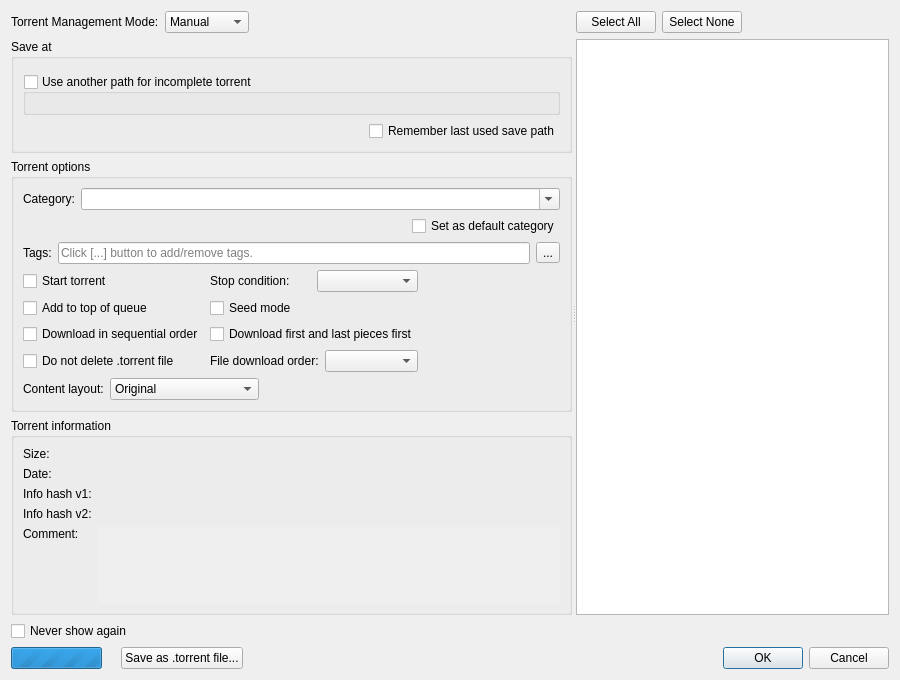
<?xml version="1.0" encoding="UTF-8"?>
<ui version="4.0">
 <class>AddNewTorrentDialog</class>
 <widget class="QDialog" name="AddNewTorrentDialog">
  <property name="geometry">
   <rect>
    <x>0</x>
    <y>0</y>
    <width>900</width>
    <height>680</height>
   </rect>
  </property>
  <layout class="QVBoxLayout" name="AddNewTorrentDialogLayout">
   <item>
    <widget class="QScrollArea" name="scrollArea_2">
     <property name="frameShape">
      <enum>QFrame::Shape::NoFrame</enum>
     </property>
     <property name="sizeAdjustPolicy">
      <enum>QAbstractScrollArea::SizeAdjustPolicy::AdjustToContents</enum>
     </property>
     <property name="widgetResizable">
      <bool>true</bool>
     </property>
     <widget class="QWidget" name="scrollAreaWidgetContents_2">
      <property name="geometry">
       <rect>
        <x>0</x>
        <y>0</y>
        <width>882</width>
        <height>598</height>
       </rect>
      </property>
      <layout class="QVBoxLayout" name="verticalLayout_6">
       <property name="leftMargin">
        <number>0</number>
       </property>
       <property name="topMargin">
        <number>0</number>
       </property>
       <property name="rightMargin">
        <number>0</number>
       </property>
       <property name="bottomMargin">
        <number>0</number>
       </property>
       <item>
        <widget class="QSplitter" name="splitter">
         <property name="orientation">
          <enum>Qt::Orientation::Horizontal</enum>
         </property>
         <property name="childrenCollapsible">
          <bool>false</bool>
         </property>
         <widget class="QFrame" name="torrentoptionsFrame">
          <layout class="QVBoxLayout" name="mainlayout_addui">
           <property name="leftMargin">
            <number>0</number>
           </property>
           <property name="topMargin">
            <number>0</number>
           </property>
           <property name="rightMargin">
            <number>0</number>
           </property>
           <property name="bottomMargin">
            <number>0</number>
           </property>
           <item>
            <layout class="QHBoxLayout" name="managementLayout">
             <item>
              <widget class="QLabel" name="labelTorrentManagementMode">
               <property name="text">
                <string>Torrent Management Mode:</string>
               </property>
              </widget>
             </item>
             <item>
              <widget class="QComboBox" name="comboTMM">
               <property name="toolTip">
                <string>Automatic mode means that various torrent properties(eg save path) will be decided by the associated category</string>
               </property>
               <item>
                <property name="text">
                 <string>Manual</string>
                </property>
               </item>
               <item>
                <property name="text">
                 <string>Automatic</string>
                </property>
               </item>
              </widget>
             </item>
             <item>
              <spacer name="horizontalSpacer">
               <property name="orientation">
                <enum>Qt::Orientation::Horizontal</enum>
               </property>
               <property name="sizeHint" stdset="0">
                <size>
                 <width>20</width>
                 <height>20</height>
                </size>
               </property>
              </spacer>
             </item>
            </layout>
           </item>
           <item>
            <widget class="QGroupBox" name="groupBoxSavePath">
             <property name="title">
              <string>Save at</string>
             </property>
             <layout class="QVBoxLayout" name="verticalLayout">
              <item>
               <widget class="FileSystemPathComboEdit" name="savePath" native="true"/>
              </item>
              <item>
               <widget class="QGroupBox" name="groupBoxDownloadPath">
                <property name="title">
                 <string>Use another path for incomplete torrent</string>
                </property>
                <property name="checkable">
                 <bool>true</bool>
                </property>
                <property name="checked">
                 <bool>false</bool>
                </property>
                <layout class="QVBoxLayout" name="verticalLayout_4">
                 <item>
                  <widget class="FileSystemPathComboEdit" name="downloadPath" native="true"/>
                 </item>
                </layout>
               </widget>
              </item>
              <item>
               <layout class="QHBoxLayout" name="layoutRememberLastSavePath">
                <item>
                 <spacer name="horizontalSpacer_5">
                  <property name="orientation">
                   <enum>Qt::Orientation::Horizontal</enum>
                  </property>
                  <property name="sizeHint" stdset="0">
                   <size>
                    <width>40</width>
                    <height>20</height>
                   </size>
                  </property>
                 </spacer>
                </item>
                <item>
                 <widget class="QCheckBox" name="checkBoxRememberLastSavePath">
                  <property name="text">
                   <string>Remember last used save path</string>
                  </property>
                 </widget>
                </item>
               </layout>
              </item>
             </layout>
            </widget>
           </item>
           <item>
            <widget class="QGroupBox" name="groupBoxSettings">
             <property name="title">
              <string>Torrent options</string>
             </property>
             <layout class="QVBoxLayout" name="verticalLayout_3">
              <item>
               <layout class="QHBoxLayout" name="categoryLayout">
                <item>
                 <widget class="QLabel" name="labelCategory">
                  <property name="text">
                   <string>Category:</string>
                  </property>
                 </widget>
                </item>
                <item>
                 <widget class="QComboBox" name="categoryComboBox">
                  <property name="sizePolicy">
                   <sizepolicy hsizetype="Expanding" vsizetype="Fixed">
                    <horstretch>0</horstretch>
                    <verstretch>0</verstretch>
                   </sizepolicy>
                  </property>
                  <property name="editable">
                   <bool>true</bool>
                  </property>
                  <property name="insertPolicy">
                   <enum>QComboBox::InsertPolicy::InsertAtTop</enum>
                  </property>
                 </widget>
                </item>
               </layout>
              </item>
              <item alignment="Qt::AlignmentFlag::AlignRight">
               <widget class="QCheckBox" name="defaultCategoryCheckbox">
                <property name="text">
                 <string>Set as default category</string>
                </property>
               </widget>
              </item>
              <item>
               <layout class="QHBoxLayout" name="tagsLayout" stretch="0,0,0">
                <item>
                 <widget class="QLabel" name="tagsLabel">
                  <property name="text">
                   <string>Tags:</string>
                  </property>
                 </widget>
                </item>
                <item>
                 <widget class="QLineEdit" name="tagsLineEdit">
                  <property name="sizePolicy">
                   <sizepolicy hsizetype="Expanding" vsizetype="Fixed">
                    <horstretch>0</horstretch>
                    <verstretch>0</verstretch>
                   </sizepolicy>
                  </property>
                  <property name="readOnly">
                   <bool>true</bool>
                  </property>
                  <property name="placeholderText">
                   <string>Click [...] button to add/remove tags.</string>
                  </property>
                  <property name="clearButtonEnabled">
                   <bool>false</bool>
                  </property>
                 </widget>
                </item>
                <item>
                 <widget class="QToolButton" name="tagsEditButton">
                  <property name="toolTip">
                   <string>Add/remove tags</string>
                  </property>
                  <property name="text">
                   <string>...</string>
                  </property>
                 </widget>
                </item>
               </layout>
              </item>
              <item>
               <layout class="QGridLayout" name="gridLayout">
                <item row="0" column="0">
                 <widget class="QCheckBox" name="startTorrentCheckBox">
                  <property name="text">
                   <string>Start torrent</string>
                  </property>
                 </widget>
                </item>
                <item row="0" column="1">
                 <layout class="QHBoxLayout" name="stopConditionLayout">
                  <item>
                   <widget class="QLabel" name="stopConditionLabel">
                    <property name="text">
                     <string>Stop condition:</string>
                    </property>
                   </widget>
                  </item>
                  <item>
                   <widget class="QComboBox" name="stopConditionComboBox"/>
                  </item>
                 </layout>
                </item>
                <item row="0" column="2">
                 <spacer name="horizontalSpacer_3">
                  <property name="orientation">
                   <enum>Qt::Orientation::Horizontal</enum>
                  </property>
                  <property name="sizeHint" stdset="0">
                   <size>
                    <width>40</width>
                    <height>20</height>
                   </size>
                  </property>
                 </spacer>
                </item>
                <item row="1" column="0">
                 <widget class="QCheckBox" name="addToQueueTopCheckBox">
                  <property name="text">
                   <string>Add to top of queue</string>
                  </property>
                 </widget>
                </item>
                <item row="1" column="1">
                 <widget class="QCheckBox" name="seedModeCheckBox">
                  <property name="text">
                   <string>Seed mode</string>
                  </property>
                  <property name="toolTip">
                   <string>&lt;p&gt;If set, qBittorrent will assume that all files are present for this torrent and that they all match the hashes in the torrent file. The use case for this mode is if a torrent is created and seeded, or if the user already knows that all the files are complete, this is a way to perform only basic file checks and skip initial hash checks.&lt;/p&gt;&lt;p&gt;The piece hash will be checked when it is requested for the first time by a peer. If a hash check fails, all files in this torrent will be rechecked.&lt;/p&gt;</string>
                  </property>
                 </widget>
                </item>
                <item row="2" column="0">
                 <widget class="QCheckBox" name="sequentialCheckBox">
                  <property name="text">
                   <string>Download in sequential order</string>
                  </property>
                 </widget>
                </item>
                <item row="2" column="1">
                 <widget class="QCheckBox" name="firstLastCheckBox">
                  <property name="text">
                   <string>Download first and last pieces first</string>
                  </property>
                 </widget>
                </item>
                <item row="3" column="0">
                 <widget class="QCheckBox" name="doNotDeleteTorrentCheckBox">
                  <property name="toolTip">
                   <string>When checked, the .torrent file will not be deleted regardless of the settings at the &quot;Download&quot; page of the Options dialog</string>
                  </property>
                  <property name="text">
                   <string>Do not delete .torrent file</string>
                  </property>
                 </widget>
                </item>
                <item row="3" column="1">
                 <layout class="QHBoxLayout" name="fileSchedulingModeLayout">
                  <item>
                   <widget class="QLabel" name="fileSchedulingModeLabel">
                    <property name="text">
                     <string>File download order:</string>
                    </property>
                   </widget>
                  </item>
                  <item>
                   <widget class="QComboBox" name="fileSchedulingModeComboBox"/>
                  </item>
                 </layout>
                </item>
               </layout>
              </item>
              <item>
               <layout class="QHBoxLayout" name="horizontalLayout_2">
                <item>
                 <widget class="QLabel" name="contentLayoutLabel">
                  <property name="text">
                   <string>Content layout:</string>
                  </property>
                 </widget>
                </item>
                <item>
                 <widget class="QComboBox" name="contentLayoutComboBox">
                  <property name="currentIndex">
                   <number>0</number>
                  </property>
                  <item>
                   <property name="text">
                    <string>Original</string>
                   </property>
                  </item>
                  <item>
                   <property name="text">
                    <string>Create subfolder</string>
                   </property>
                  </item>
                  <item>
                   <property name="text">
                    <string>Don't create subfolder</string>
                   </property>
                  </item>
                 </widget>
                </item>
                <item>
                 <spacer name="horizontalSpacer_4">
                  <property name="orientation">
                   <enum>Qt::Orientation::Horizontal</enum>
                  </property>
                  <property name="sizeHint" stdset="0">
                   <size>
                    <width>40</width>
                    <height>20</height>
                   </size>
                  </property>
                 </spacer>
                </item>
               </layout>
              </item>
             </layout>
            </widget>
           </item>
           <item>
            <widget class="QGroupBox" name="infoGroup">
             <property name="sizePolicy">
              <sizepolicy hsizetype="Preferred" vsizetype="Expanding">
               <horstretch>0</horstretch>
               <verstretch>0</verstretch>
              </sizepolicy>
             </property>
             <property name="title">
              <string>Torrent information</string>
             </property>
             <layout class="QGridLayout" name="gridLayout_2">
              <item row="0" column="0">
               <widget class="QLabel" name="labelSize">
                <property name="text">
                 <string>Size:</string>
                </property>
               </widget>
              </item>
              <item row="0" column="1">
               <widget class="QLabel" name="labelSizeData"/>
              </item>
              <item row="1" column="0">
               <widget class="QLabel" name="labelDate">
                <property name="text">
                 <string>Date:</string>
                </property>
               </widget>
              </item>
              <item row="1" column="1">
               <widget class="QLabel" name="labelDateData"/>
              </item>
              <item row="2" column="0">
               <widget class="QLabel" name="labelInfohash1">
                <property name="text">
                 <string>Info hash v1:</string>
                </property>
               </widget>
              </item>
              <item row="2" column="1">
               <widget class="QLabel" name="labelInfohash1Data">
                <property name="textInteractionFlags">
                 <set>Qt::TextInteractionFlag::TextSelectableByMouse</set>
                </property>
               </widget>
              </item>
              <item row="3" column="0">
               <widget class="QLabel" name="labelInfohash2">
                <property name="text">
                 <string>Info hash v2:</string>
                </property>
               </widget>
              </item>
              <item row="3" column="1">
               <widget class="QLabel" name="labelInfohash2Data">
                <property name="textInteractionFlags">
                 <set>Qt::TextInteractionFlag::TextSelectableByMouse</set>
                </property>
               </widget>
              </item>
              <item row="4" column="0">
               <widget class="QLabel" name="labelComment">
                <property name="text">
                 <string>Comment:</string>
                </property>
                <property name="alignment">
                 <set>Qt::AlignmentFlag::AlignLeading|Qt::AlignmentFlag::AlignLeft|Qt::AlignmentFlag::AlignTop</set>
                </property>
               </widget>
              </item>
              <item row="4" column="1">
               <widget class="QScrollArea" name="scrollArea">
                <property name="frameShape">
                 <enum>QFrame::Shape::NoFrame</enum>
                </property>
                <property name="sizeAdjustPolicy">
                 <enum>QAbstractScrollArea::SizeAdjustPolicy::AdjustToContents</enum>
                </property>
                <property name="widgetResizable">
                 <bool>true</bool>
                </property>
                <widget class="QWidget" name="scrollAreaWidgetContents">
                 <property name="geometry">
                  <rect>
                   <x>0</x>
                   <y>0</y>
                   <width>411</width>
                   <height>70</height>
                  </rect>
                 </property>
                 <layout class="QVBoxLayout" name="verticalLayout_2">
                  <property name="leftMargin">
                   <number>0</number>
                  </property>
                  <property name="topMargin">
                   <number>0</number>
                  </property>
                  <property name="rightMargin">
                   <number>0</number>
                  </property>
                  <property name="bottomMargin">
                   <number>0</number>
                  </property>
                  <item>
                   <widget class="QLabel" name="labelCommentData">
                    <property name="textFormat">
                     <enum>Qt::TextFormat::RichText</enum>
                    </property>
                    <property name="alignment">
                     <set>Qt::AlignmentFlag::AlignLeading|Qt::AlignmentFlag::AlignLeft|Qt::AlignmentFlag::AlignTop</set>
                    </property>
                    <property name="wordWrap">
                     <bool>true</bool>
                    </property>
                    <property name="openExternalLinks">
                     <bool>true</bool>
                    </property>
                    <property name="textInteractionFlags">
                     <set>Qt::TextInteractionFlag::LinksAccessibleByKeyboard|Qt::TextInteractionFlag::LinksAccessibleByMouse|Qt::TextInteractionFlag::TextSelectableByKeyboard|Qt::TextInteractionFlag::TextSelectableByMouse</set>
                    </property>
                   </widget>
                  </item>
                 </layout>
                </widget>
               </widget>
              </item>
             </layout>
            </widget>
           </item>
          </layout>
         </widget>
         <widget class="QWidget" name="layoutWidget">
          <layout class="QVBoxLayout" name="verticalLayout_5">
           <item>
            <layout class="QHBoxLayout" name="contentFilterLayout">
             <item>
              <widget class="QPushButton" name="buttonSelectAll">
               <property name="text">
                <string>Select All</string>
               </property>
              </widget>
             </item>
             <item>
              <widget class="QPushButton" name="buttonSelectNone">
               <property name="text">
                <string>Select None</string>
               </property>
              </widget>
             </item>
             <item>
              <spacer name="horizontalSpacer_6">
               <property name="orientation">
                <enum>Qt::Orientation::Horizontal</enum>
               </property>
               <property name="sizeHint" stdset="0">
                <size>
                 <width>40</width>
                 <height>20</height>
                </size>
               </property>
              </spacer>
             </item>
            </layout>
           </item>
           <item>
            <widget class="TorrentContentWidget" name="contentTreeView">
             <property name="sizePolicy">
              <sizepolicy hsizetype="Expanding" vsizetype="Expanding">
               <horstretch>1</horstretch>
               <verstretch>0</verstretch>
              </sizepolicy>
             </property>
             <property name="contextMenuPolicy">
              <enum>Qt::ContextMenuPolicy::CustomContextMenu</enum>
             </property>
             <property name="selectionMode">
              <enum>QAbstractItemView::SelectionMode::ExtendedSelection</enum>
             </property>
             <property name="sortingEnabled">
              <bool>true</bool>
             </property>
            </widget>
           </item>
          </layout>
         </widget>
        </widget>
       </item>
      </layout>
     </widget>
    </widget>
   </item>
   <item>
    <layout class="QHBoxLayout" name="buttonsHLayout">
     <item>
      <widget class="QCheckBox" name="checkBoxNeverShow">
       <property name="text">
        <string>Never show again</string>
       </property>
      </widget>
     </item>
     <item>
      <spacer name="horizontalSpacer_2">
       <property name="orientation">
        <enum>Qt::Orientation::Horizontal</enum>
       </property>
       <property name="sizeHint" stdset="0">
        <size>
         <width>40</width>
         <height>20</height>
        </size>
       </property>
      </spacer>
     </item>
    </layout>
   </item>
   <item>
    <layout class="QHBoxLayout" name="horizontalLayout">
     <item>
      <layout class="QHBoxLayout" name="metadataLayout">
       <item>
        <widget class="QProgressBar" name="progMetaLoading">
         <property name="sizePolicy">
          <sizepolicy hsizetype="Minimum" vsizetype="Fixed">
           <horstretch>0</horstretch>
           <verstretch>0</verstretch>
          </sizepolicy>
         </property>
         <property name="maximum">
          <number>0</number>
         </property>
         <property name="value">
          <number>-1</number>
         </property>
         <property name="textVisible">
          <bool>false</bool>
         </property>
        </widget>
       </item>
       <item>
        <widget class="QLabel" name="lblMetaLoading">
         <property name="text">
          <string/>
         </property>
        </widget>
       </item>
       <item>
        <widget class="QPushButton" name="buttonSave">
         <property name="text">
          <string>Save as .torrent file...</string>
         </property>
        </widget>
       </item>
      </layout>
     </item>
     <item>
      <widget class="QDialogButtonBox" name="buttonBox">
       <property name="standardButtons">
        <set>QDialogButtonBox::StandardButton::Cancel|QDialogButtonBox::StandardButton::Ok</set>
       </property>
      </widget>
     </item>
    </layout>
   </item>
  </layout>
 </widget>
 <customwidgets>
  <customwidget>
   <class>TorrentContentWidget</class>
   <extends>QTreeView</extends>
   <header>gui/torrentcontentwidget.h</header>
  </customwidget>
  <customwidget>
   <class>FileSystemPathComboEdit</class>
   <extends>QWidget</extends>
   <header>gui/fspathedit.h</header>
   <container>1</container>
  </customwidget>
 </customwidgets>
 <resources/>
 <connections/>
</ui>
